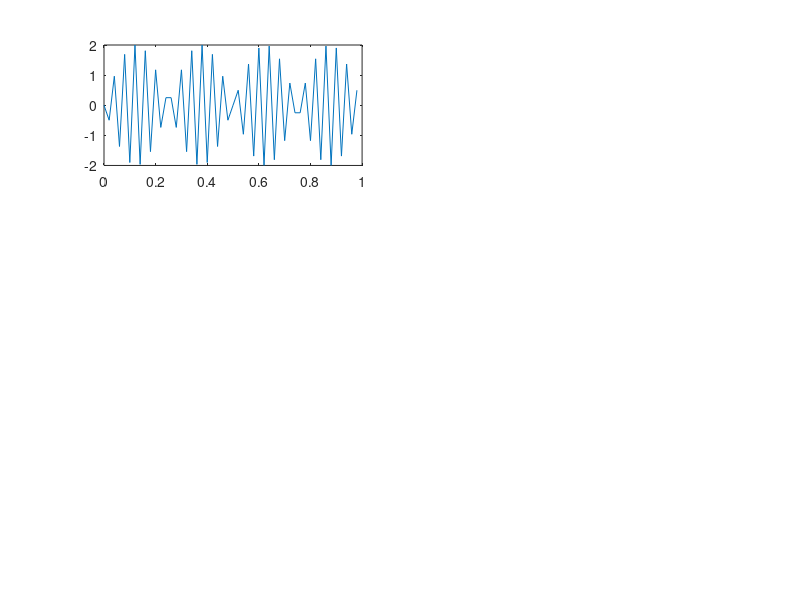

This figure's MATLAB source: (Note: this script raises an error after producing the figure.)
%Ejercicio 8
Fm = 50;
t_ini = 0;
t_fin = 1;
T=1/Fm;
t=t_ini:T:t_fin-T;
N = length(t);
df= Fm/N;
freq = -Fm/2:df:Fm/2-df;

% A

s1=2*sin(2*pi*27*t);

subplot(3,2,1);
plot(t,s1);

fs1 = fftp(s1);

subplot(3,2,2);
plot(freq,fs1);

%La frecuencia que observo es 23 comparado con 27 de la original
%Si la frecuencia de nyquist (Fm/2) es 25 y 27 se pasa por 2 entonces se refleja para el lado contrario es 
%el effecto mirroring producido por el alias

% B Una formula para poder representar frecuencias y tener en cuenta que no se cumple nyquist puede ser
% freq = fm/2 - (fs - floor(2*fs/fm)*fm)
%Compruebo 

s2=2*sin(2*pi*105*t);

subplot(3,2,3);
plot(t,s2);

fs2 = fftp(s2);

subplot(3,2,4);
plot(freq,fs2);

%Con una frecuencia de 105 hz 

% C Y la amplitud?
% Una formula podria ser A-señal*(Fm/2)

s3=sin(2*pi*105*t);

subplot(3,2,5);
plot(t,s3);

fs3 = fftp(s3);

subplot(3,2,6);
plot(freq,fs3);
